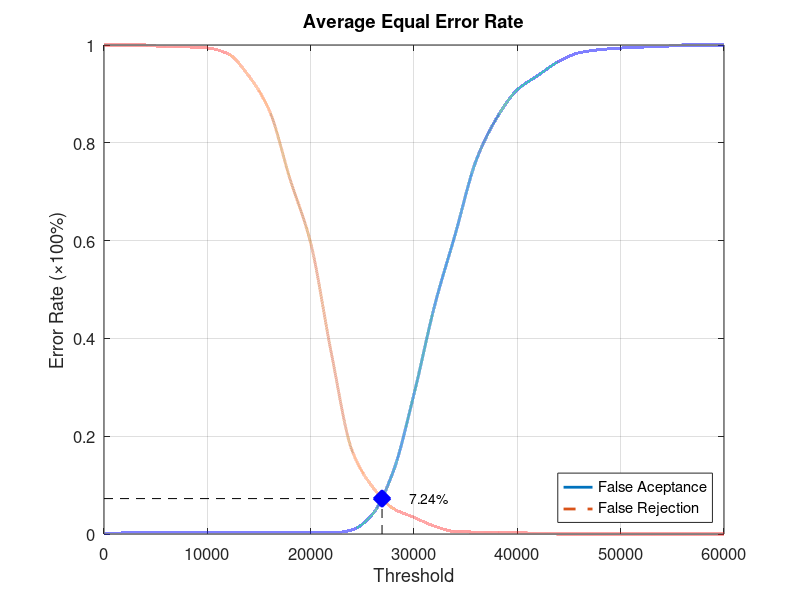
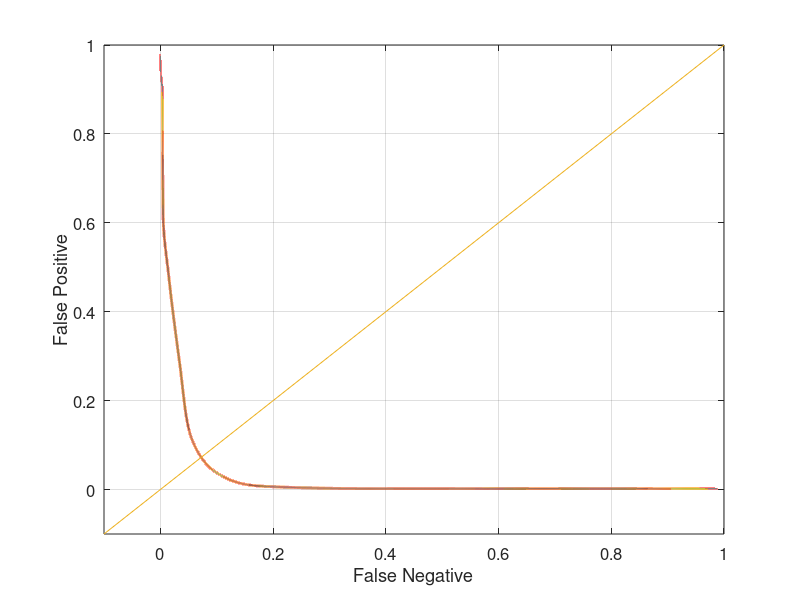

These figures' MATLAB source, in order:
function yEER = Database1Average
close all;
clear;
clc;
x = 0:2000:60000;
xq = 0:0.5:60000;

y0 = [0 0.00210526 0.00210526 0.00210526 0.00210526 0.00210526 0.00210526 0.00210526 0.00210526 0.00210526 0.00210526 0.00210526 0.00842105 0.0410526 0.128421 0.286316 0.467368 0.613684 0.763158 0.850526 0.908421 0.937895 0.966316 0.984211 0.990526 0.993684 0.99579 0.996842 1 1 1];
yy0 = interp1(x, y0, xq, 'pchip');
y1 = [1 1 1 0.996 0.996 0.994 0.982 0.937 0.866 0.726 0.595 0.37 0.171 0.096 0.052 0.034 0.016 0.005 0.004 0.004 0.003 0.001 0 0 0 0 0 0 0 0 0];
yy1 = interp1(x, y1, xq, 'pchip');

% Calculating EER: 
y2 = abs(y0 - y1);
find(y2 == min(y2))
yy2 = abs(yy0 - yy1);
xEER = find(yy2 == min(yy2));
xEERIndex = xq(xEER) % X-axis EER
yEER = yy0(xEER) % Y-axis EER

main = figure
plot(xq, yy0,'-','LineWidth', 2);	hold on
plot(xq, yy1,'--','LineWidth', 2);	hold on
plot([xEERIndex xEERIndex], [0 yEER], 'k--');	hold on
plot([0 xEERIndex], [yEER yEER], 'k--');	hold on
plot(xEERIndex, yEER, 'bx', 'LineWidth', 10);	hold on
text(xEERIndex + 10 * xEERIndex / 100, yEER, [num2str(round((10000 * yEER)) / 100) '%'])
legend('False Aceptance', 'False Rejection', 'Location', 'SouthEast')
xlabel('Threshold')
ylabel('Error Rate (\times100%)')
title('Average Equal Error Rate')
set(gca, 'FontSize', 12)
axis([0 60000 0 1])
grid on

print(main, 'Database1AverageMain', '-dpng');
FNRxFPR = figure('Color', [1 1 1]);
plot(yy1, yy0, '-', yy1, yy0, 'LineWidth', 2);
hold on
y = -0.1:0.1:1
plot(y, y); 
set(gca, 'FontSize', 12)
xlabel('False Negative')
ylabel('False Positive')
axis([-0.1 1 -0.1 1])
set(gca, 'FontSize', 12)
grid on

print(FNRxFPR, 'Database1AverageFNRxFPR','-dpng');
end
